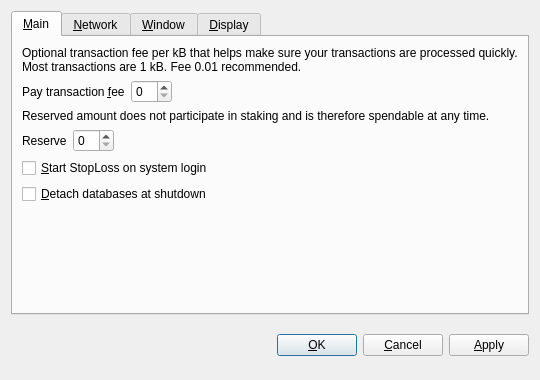
<?xml version="1.0" encoding="UTF-8"?>
<ui version="4.0">
 <class>OptionsDialog</class>
 <widget class="QDialog" name="OptionsDialog">
  <property name="geometry">
   <rect>
    <x>0</x>
    <y>0</y>
    <width>540</width>
    <height>380</height>
   </rect>
  </property>
  <property name="windowTitle">
   <string>Options</string>
  </property>
  <property name="modal">
   <bool>true</bool>
  </property>
  <layout class="QVBoxLayout" name="verticalLayout">
   <item>
    <widget class="QTabWidget" name="tabWidget">
     <property name="tabPosition">
      <enum>QTabWidget::North</enum>
     </property>
     <property name="currentIndex">
      <number>0</number>
     </property>
     <widget class="QWidget" name="tabMain">
      <attribute name="title">
       <string>&amp;Main</string>
      </attribute>
      <layout class="QVBoxLayout" name="verticalLayout_Main">
       <item>
        <widget class="QLabel" name="transactionFeeInfoLabel">
         <property name="text">
          <string>Optional transaction fee per kB that helps make sure your transactions are processed quickly. Most transactions are 1 kB. Fee 0.01 recommended.</string>
         </property>
         <property name="textFormat">
          <enum>Qt::PlainText</enum>
         </property>
         <property name="wordWrap">
          <bool>true</bool>
         </property>
        </widget>
       </item>
       <item>
        <layout class="QHBoxLayout" name="horizontalLayoutFee">
         <item>
          <widget class="QLabel" name="transactionFeeLabel">
           <property name="text">
            <string>Pay transaction &amp;fee</string>
           </property>
           <property name="textFormat">
            <enum>Qt::PlainText</enum>
           </property>
           <property name="buddy">
            <cstring>transactionFee</cstring>
           </property>
          </widget>
         </item>
         <item>
          <widget class="BitcoinAmountField" name="transactionFee"/>
         </item>
         <item>
          <spacer name="horizontalSpacerFee">
           <property name="orientation">
            <enum>Qt::Horizontal</enum>
           </property>
           <property name="sizeHint" stdset="0">
            <size>
             <width>40</width>
             <height>20</height>
            </size>
           </property>
          </spacer>
         </item>
        </layout>
       </item>
       <item>
        <widget class="QLabel" name="reserveBalanceInfoLabel">
         <property name="text">
          <string>Reserved amount does not participate in staking and is therefore spendable at any time.</string>
         </property>
         <property name="textFormat">
          <enum>Qt::PlainText</enum>
         </property>
         <property name="wordWrap">
          <bool>true</bool>
         </property>
        </widget>
       </item>
       <item>
        <layout class="QHBoxLayout" name="horizontalLayoutReserveBalance">
         <item>
          <widget class="QLabel" name="reserveBalanceLabel">
           <property name="text">
            <string>Reserve</string>
           </property>
           <property name="textFormat">
            <enum>Qt::PlainText</enum>
           </property>
           <property name="buddy">
            <cstring>reserveBalance</cstring>
           </property>
          </widget>
         </item>
         <item>
          <widget class="BitcoinAmountField" name="reserveBalance"/>
         </item>
         <item>
          <spacer name="horizontalSpacerReserveBalance">
           <property name="orientation">
            <enum>Qt::Horizontal</enum>
           </property>
           <property name="sizeHint" stdset="0">
            <size>
             <width>40</width>
             <height>20</height>
            </size>
           </property>
          </spacer>
         </item>
        </layout>
       </item>
       <item>
        <widget class="QCheckBox" name="bitcoinAtStartup">
         <property name="toolTip">
          <string>Automatically start StopLoss after logging in to the system.</string>
         </property>
         <property name="text">
          <string>&amp;Start StopLoss on system login</string>
         </property>
        </widget>
       </item>
       <item>
        <widget class="QCheckBox" name="detachDatabases">
         <property name="toolTip">
          <string>Detach block and address databases at shutdown. This means they can be moved to another data directory, but it slows down shutdown. The wallet is always detached.</string>
         </property>
         <property name="text">
          <string>&amp;Detach databases at shutdown</string>
         </property>
        </widget>
       </item>
       <item>
        <spacer name="verticalSpacer_Main">
         <property name="orientation">
          <enum>Qt::Vertical</enum>
         </property>
         <property name="sizeHint" stdset="0">
          <size>
           <width>20</width>
           <height>40</height>
          </size>
         </property>
        </spacer>
       </item>
      </layout>
     </widget>
     <widget class="QWidget" name="tabNetwork">
      <attribute name="title">
       <string>&amp;Network</string>
      </attribute>
      <layout class="QVBoxLayout" name="verticalLayout_Network">
       <item>
        <widget class="QCheckBox" name="mapPortUpnp">
         <property name="toolTip">
          <string>Automatically open the StopLoss client port on the router. This only works when your router supports UPnP and it is enabled.</string>
         </property>
         <property name="text">
          <string>Map port using &amp;UPnP</string>
         </property>
        </widget>
       </item>
       <item>
        <widget class="QCheckBox" name="connectSocks">
         <property name="toolTip">
          <string>Connect to the StopLoss network through a SOCKS proxy (e.g. when connecting through Tor).</string>
         </property>
         <property name="text">
          <string>&amp;Connect through SOCKS proxy:</string>
         </property>
        </widget>
       </item>
       <item>
        <layout class="QHBoxLayout" name="horizontalLayout_Network">
         <item>
          <widget class="QLabel" name="proxyIpLabel">
           <property name="text">
            <string>Proxy &amp;IP:</string>
           </property>
           <property name="textFormat">
            <enum>Qt::PlainText</enum>
           </property>
           <property name="buddy">
            <cstring>proxyIp</cstring>
           </property>
          </widget>
         </item>
         <item>
          <widget class="QValidatedLineEdit" name="proxyIp">
           <property name="maximumSize">
            <size>
             <width>140</width>
             <height>16777215</height>
            </size>
           </property>
           <property name="toolTip">
            <string>IP address of the proxy (e.g. 127.0.0.1)</string>
           </property>
          </widget>
         </item>
         <item>
          <widget class="QLabel" name="proxyPortLabel">
           <property name="text">
            <string>&amp;Port:</string>
           </property>
           <property name="textFormat">
            <enum>Qt::PlainText</enum>
           </property>
           <property name="buddy">
            <cstring>proxyPort</cstring>
           </property>
          </widget>
         </item>
         <item>
          <widget class="QLineEdit" name="proxyPort">
           <property name="maximumSize">
            <size>
             <width>55</width>
             <height>16777215</height>
            </size>
           </property>
           <property name="toolTip">
            <string>Port of the proxy (e.g. 9050)</string>
           </property>
          </widget>
         </item>
         <item>
          <widget class="QLabel" name="socksVersionLabel">
           <property name="text">
            <string>SOCKS &amp;Version:</string>
           </property>
           <property name="textFormat">
            <enum>Qt::PlainText</enum>
           </property>
           <property name="buddy">
            <cstring>socksVersion</cstring>
           </property>
          </widget>
         </item>
         <item>
          <widget class="QValueComboBox" name="socksVersion">
           <property name="toolTip">
            <string>SOCKS version of the proxy (e.g. 5)</string>
           </property>
          </widget>
         </item>
         <item>
          <spacer name="horizontalSpacer_Network">
           <property name="orientation">
            <enum>Qt::Horizontal</enum>
           </property>
           <property name="sizeHint" stdset="0">
            <size>
             <width>40</width>
             <height>20</height>
            </size>
           </property>
          </spacer>
         </item>
        </layout>
       </item>
       <item>
        <spacer name="verticalSpacer_Network">
         <property name="orientation">
          <enum>Qt::Vertical</enum>
         </property>
         <property name="sizeHint" stdset="0">
          <size>
           <width>20</width>
           <height>40</height>
          </size>
         </property>
        </spacer>
       </item>
      </layout>
     </widget>
     <widget class="QWidget" name="tabWindow">
      <attribute name="title">
       <string>&amp;Window</string>
      </attribute>
      <layout class="QVBoxLayout" name="verticalLayout_Window">
       <item>
        <widget class="QCheckBox" name="minimizeToTray">
         <property name="toolTip">
          <string>Show only a tray icon after minimizing the window.</string>
         </property>
         <property name="text">
          <string>&amp;Minimize to the tray instead of the taskbar</string>
         </property>
        </widget>
       </item>
       <item>
        <widget class="QCheckBox" name="minimizeOnClose">
         <property name="toolTip">
          <string>Minimize instead of exit the application when the window is closed. When this option is enabled, the application will be closed only after selecting Quit in the menu.</string>
         </property>
         <property name="text">
          <string>M&amp;inimize on close</string>
         </property>
        </widget>
       </item>
       <item>
        <spacer name="verticalSpacer_Window">
         <property name="orientation">
          <enum>Qt::Vertical</enum>
         </property>
         <property name="sizeHint" stdset="0">
          <size>
           <width>20</width>
           <height>40</height>
          </size>
         </property>
        </spacer>
       </item>
      </layout>
     </widget>
     <widget class="QWidget" name="tabDisplay">
      <attribute name="title">
       <string>&amp;Display</string>
      </attribute>
      <layout class="QVBoxLayout" name="verticalLayout_Display">
       <item>
        <layout class="QHBoxLayout" name="horizontalLayout_1_Display">
         <item>
          <widget class="QLabel" name="langLabel">
           <property name="text">
            <string>User Interface &amp;language:</string>
           </property>
           <property name="textFormat">
            <enum>Qt::PlainText</enum>
           </property>
           <property name="buddy">
            <cstring>lang</cstring>
           </property>
          </widget>
         </item>
         <item>
          <widget class="QValueComboBox" name="lang">
           <property name="toolTip">
            <string>The user interface language can be set here. This setting will take effect after restarting StopLoss.</string>
           </property>
          </widget>
         </item>
        </layout>
       </item>
       <item>
        <layout class="QHBoxLayout" name="horizontalLayout_2_Display">
         <item>
          <widget class="QLabel" name="unitLabel">
           <property name="text">
            <string>&amp;Unit to show amounts in:</string>
           </property>
           <property name="textFormat">
            <enum>Qt::PlainText</enum>
           </property>
           <property name="buddy">
            <cstring>unit</cstring>
           </property>
          </widget>
         </item>
         <item>
          <widget class="QValueComboBox" name="unit">
           <property name="toolTip">
            <string>Choose the default subdivision unit to show in the interface and when sending coins.</string>
           </property>
          </widget>
         </item>
        </layout>
       </item>
       <item>
        <widget class="QCheckBox" name="displayAddresses">
         <property name="toolTip">
          <string>Whether to show StopLoss addresses in the transaction list or not.</string>
         </property>
         <property name="text">
          <string>&amp;Display addresses in transaction list</string>
         </property>
        </widget>
       </item>
       <item>
        <widget class="QCheckBox" name="coinControlFeatures">
         <property name="toolTip">
          <string>Whether to show coin control features or not.</string>
         </property>
         <property name="text">
          <string>Display coin &amp;control features (experts only!)</string>
         </property>
        </widget>
       </item>
       <item>
        <spacer name="verticalSpacer_Display">
         <property name="orientation">
          <enum>Qt::Vertical</enum>
         </property>
         <property name="sizeHint" stdset="0">
          <size>
           <width>20</width>
           <height>40</height>
          </size>
         </property>
        </spacer>
       </item>
      </layout>
     </widget>
    </widget>
   </item>
   <item>
    <layout class="QHBoxLayout" name="horizontalLayout_Buttons">
     <item>
      <spacer name="horizontalSpacer_1">
       <property name="orientation">
        <enum>Qt::Horizontal</enum>
       </property>
       <property name="sizeHint" stdset="0">
        <size>
         <width>40</width>
         <height>48</height>
        </size>
       </property>
      </spacer>
     </item>
     <item>
      <widget class="QLabel" name="statusLabel">
       <property name="font">
        <font>
         <weight>75</weight>
         <bold>true</bold>
        </font>
       </property>
       <property name="text">
        <string/>
       </property>
       <property name="textFormat">
        <enum>Qt::PlainText</enum>
       </property>
       <property name="wordWrap">
        <bool>true</bool>
       </property>
      </widget>
     </item>
     <item>
      <spacer name="horizontalSpacer_2">
       <property name="orientation">
        <enum>Qt::Horizontal</enum>
       </property>
       <property name="sizeHint" stdset="0">
        <size>
         <width>40</width>
         <height>48</height>
        </size>
       </property>
      </spacer>
     </item>
     <item>
      <widget class="QPushButton" name="okButton">
       <property name="text">
        <string>&amp;OK</string>
       </property>
      </widget>
     </item>
     <item>
      <widget class="QPushButton" name="cancelButton">
       <property name="text">
        <string>&amp;Cancel</string>
       </property>
       <property name="autoDefault">
        <bool>false</bool>
       </property>
      </widget>
     </item>
     <item>
      <widget class="QPushButton" name="applyButton">
       <property name="text">
        <string>&amp;Apply</string>
       </property>
       <property name="autoDefault">
        <bool>false</bool>
       </property>
      </widget>
     </item>
    </layout>
   </item>
  </layout>
 </widget>
 <customwidgets>
  <customwidget>
   <class>BitcoinAmountField</class>
   <extends>QSpinBox</extends>
   <header>bitcoinamountfield.h</header>
  </customwidget>
  <customwidget>
   <class>QValueComboBox</class>
   <extends>QComboBox</extends>
   <header>qvaluecombobox.h</header>
  </customwidget>
  <customwidget>
   <class>QValidatedLineEdit</class>
   <extends>QLineEdit</extends>
   <header>qvalidatedlineedit.h</header>
  </customwidget>
 </customwidgets>
 <resources/>
 <connections/>
</ui>
